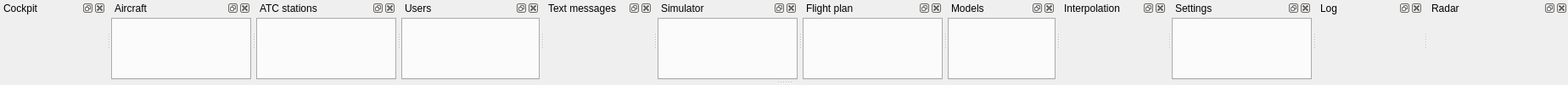
<?xml version="1.0" encoding="UTF-8"?>
<ui version="4.0">
 <class>CMainInfoAreaComponent</class>
 <widget class="QMainWindow" name="CMainInfoAreaComponent">
  <property name="windowTitle">
   <string>Main info area of swift</string>
  </property>
  <widget class="QWidget" name="qw_centralWidgetEmptyUsedAsPadding">
   <property name="enabled">
    <bool>false</bool>
   </property>
   <property name="maximumSize">
    <size>
     <width>0</width>
     <height>0</height>
    </size>
   </property>
  </widget>
  <widget class="swift::gui::CDockWidgetInfoArea" name="dwp_Cockpit">
   <property name="minimumSize">
    <size>
     <width>125</width>
     <height>33</height>
    </size>
   </property>
   <property name="features">
    <set>QDockWidget::DockWidgetClosable|QDockWidget::DockWidgetMovable|QDockWidget::DockWidgetFloatable</set>
   </property>
   <property name="allowedAreas">
    <set>Qt::NoDockWidgetArea</set>
   </property>
   <property name="windowTitle">
    <string>Cockpit</string>
   </property>
   <attribute name="dockWidgetArea">
    <number>4</number>
   </attribute>
   <widget class="QWidget" name="qw_CockpitOuter">
    <layout class="QVBoxLayout" name="vl_CockpitOuter">
     <property name="spacing">
      <number>0</number>
     </property>
     <property name="leftMargin">
      <number>0</number>
     </property>
     <property name="topMargin">
      <number>0</number>
     </property>
     <property name="rightMargin">
      <number>0</number>
     </property>
     <property name="bottomMargin">
      <number>0</number>
     </property>
     <item>
      <widget class="QFrame" name="fr_CockpitInner">
       <property name="frameShape">
        <enum>QFrame::NoFrame</enum>
       </property>
       <property name="frameShadow">
        <enum>QFrame::Plain</enum>
       </property>
       <property name="lineWidth">
        <number>0</number>
       </property>
       <layout class="QVBoxLayout" name="vl_CockpitInner">
        <property name="spacing">
         <number>0</number>
        </property>
        <property name="leftMargin">
         <number>0</number>
        </property>
        <property name="topMargin">
         <number>0</number>
        </property>
        <property name="rightMargin">
         <number>0</number>
        </property>
        <property name="bottomMargin">
         <number>0</number>
        </property>
        <item>
         <widget class="swift::gui::components::CCockpitComponent" name="comp_Cockpit" native="true"/>
        </item>
       </layout>
      </widget>
     </item>
    </layout>
   </widget>
  </widget>
  <widget class="swift::gui::CDockWidgetInfoArea" name="dwp_Aircraft">
   <property name="minimumSize">
    <size>
     <width>165</width>
     <height>66</height>
    </size>
   </property>
   <property name="features">
    <set>QDockWidget::DockWidgetClosable|QDockWidget::DockWidgetMovable|QDockWidget::DockWidgetFloatable</set>
   </property>
   <property name="allowedAreas">
    <set>Qt::NoDockWidgetArea</set>
   </property>
   <property name="windowTitle">
    <string>Aircraft</string>
   </property>
   <attribute name="dockWidgetArea">
    <number>4</number>
   </attribute>
   <widget class="QWidget" name="qw_AircraftOuter">
    <layout class="QVBoxLayout" name="vl_AircraftOuter">
     <property name="spacing">
      <number>0</number>
     </property>
     <property name="leftMargin">
      <number>0</number>
     </property>
     <property name="topMargin">
      <number>0</number>
     </property>
     <property name="rightMargin">
      <number>0</number>
     </property>
     <property name="bottomMargin">
      <number>0</number>
     </property>
     <item>
      <widget class="QFrame" name="fr_AircraftInner">
       <property name="frameShape">
        <enum>QFrame::NoFrame</enum>
       </property>
       <property name="frameShadow">
        <enum>QFrame::Raised</enum>
       </property>
       <property name="lineWidth">
        <number>0</number>
       </property>
       <layout class="QVBoxLayout" name="vl_AircraftInner">
        <property name="spacing">
         <number>0</number>
        </property>
        <property name="leftMargin">
         <number>0</number>
        </property>
        <property name="topMargin">
         <number>2</number>
        </property>
        <property name="rightMargin">
         <number>0</number>
        </property>
        <property name="bottomMargin">
         <number>0</number>
        </property>
        <item>
         <widget class="swift::gui::components::CAircraftComponent" name="comp_Aircraft"/>
        </item>
       </layout>
      </widget>
     </item>
    </layout>
   </widget>
  </widget>
  <widget class="swift::gui::CDockWidgetInfoArea" name="dwp_AtcStations">
   <property name="minimumSize">
    <size>
     <width>165</width>
     <height>66</height>
    </size>
   </property>
   <property name="floating">
    <bool>false</bool>
   </property>
   <property name="allowedAreas">
    <set>Qt::NoDockWidgetArea</set>
   </property>
   <property name="windowTitle">
    <string>ATC stations</string>
   </property>
   <attribute name="dockWidgetArea">
    <number>4</number>
   </attribute>
   <widget class="QWidget" name="qw_AtcStationsOuter">
    <property name="minimumSize">
     <size>
      <width>0</width>
      <height>0</height>
     </size>
    </property>
    <layout class="QVBoxLayout" name="vl_AtcStationsOuter">
     <property name="spacing">
      <number>0</number>
     </property>
     <property name="leftMargin">
      <number>0</number>
     </property>
     <property name="topMargin">
      <number>0</number>
     </property>
     <property name="rightMargin">
      <number>0</number>
     </property>
     <property name="bottomMargin">
      <number>0</number>
     </property>
     <item>
      <widget class="QFrame" name="fr_AtcStationsInner">
       <property name="frameShape">
        <enum>QFrame::NoFrame</enum>
       </property>
       <property name="frameShadow">
        <enum>QFrame::Plain</enum>
       </property>
       <property name="lineWidth">
        <number>0</number>
       </property>
       <layout class="QVBoxLayout" name="vl_AtcStationsInner">
        <property name="spacing">
         <number>0</number>
        </property>
        <property name="leftMargin">
         <number>0</number>
        </property>
        <property name="topMargin">
         <number>2</number>
        </property>
        <property name="rightMargin">
         <number>0</number>
        </property>
        <property name="bottomMargin">
         <number>0</number>
        </property>
        <item>
         <widget class="swift::gui::components::CAtcStationComponent" name="comp_AtcStations"/>
        </item>
       </layout>
      </widget>
     </item>
    </layout>
   </widget>
  </widget>
  <widget class="swift::gui::CDockWidgetInfoArea" name="dwp_Users">
   <property name="minimumSize">
    <size>
     <width>163</width>
     <height>64</height>
    </size>
   </property>
   <property name="allowedAreas">
    <set>Qt::NoDockWidgetArea</set>
   </property>
   <property name="windowTitle">
    <string>Users</string>
   </property>
   <attribute name="dockWidgetArea">
    <number>4</number>
   </attribute>
   <widget class="QWidget" name="qw_UsersOuter">
    <layout class="QVBoxLayout" name="vl_UsersOuter">
     <property name="spacing">
      <number>0</number>
     </property>
     <property name="leftMargin">
      <number>0</number>
     </property>
     <property name="topMargin">
      <number>0</number>
     </property>
     <property name="rightMargin">
      <number>0</number>
     </property>
     <property name="bottomMargin">
      <number>0</number>
     </property>
     <item>
      <widget class="QFrame" name="fr_UsersInner">
       <property name="frameShape">
        <enum>QFrame::NoFrame</enum>
       </property>
       <property name="frameShadow">
        <enum>QFrame::Plain</enum>
       </property>
       <property name="lineWidth">
        <number>0</number>
       </property>
       <layout class="QVBoxLayout" name="vl_UsersInner">
        <property name="spacing">
         <number>0</number>
        </property>
        <property name="leftMargin">
         <number>0</number>
        </property>
        <property name="topMargin">
         <number>2</number>
        </property>
        <property name="rightMargin">
         <number>0</number>
        </property>
        <property name="bottomMargin">
         <number>0</number>
        </property>
        <item>
         <widget class="swift::gui::components::CUserComponent" name="comp_Users"/>
        </item>
       </layout>
      </widget>
     </item>
    </layout>
   </widget>
  </widget>
  <widget class="swift::gui::CDockWidgetInfoArea" name="dwp_TextMessages">
   <property name="minimumSize">
    <size>
     <width>127</width>
     <height>50</height>
    </size>
   </property>
   <property name="allowedAreas">
    <set>Qt::NoDockWidgetArea</set>
   </property>
   <property name="windowTitle">
    <string>Text messages</string>
   </property>
   <attribute name="dockWidgetArea">
    <number>4</number>
   </attribute>
   <widget class="QWidget" name="qw_TextMessagesOuter">
    <layout class="QVBoxLayout" name="vl_TextMessagesOuter">
     <property name="spacing">
      <number>0</number>
     </property>
     <property name="leftMargin">
      <number>0</number>
     </property>
     <property name="topMargin">
      <number>2</number>
     </property>
     <property name="rightMargin">
      <number>0</number>
     </property>
     <property name="bottomMargin">
      <number>0</number>
     </property>
     <item>
      <widget class="swift::gui::components::CTextMessageComponent" name="comp_TextMessages">
       <property name="frameShape">
        <enum>QFrame::NoFrame</enum>
       </property>
       <property name="frameShadow">
        <enum>QFrame::Plain</enum>
       </property>
       <property name="lineWidth">
        <number>0</number>
       </property>
      </widget>
     </item>
    </layout>
   </widget>
  </widget>
  <widget class="swift::gui::CDockWidgetInfoArea" name="dwp_Simulator">
   <property name="minimumSize">
    <size>
     <width>165</width>
     <height>66</height>
    </size>
   </property>
   <property name="allowedAreas">
    <set>Qt::NoDockWidgetArea</set>
   </property>
   <property name="windowTitle">
    <string>Simulator</string>
   </property>
   <attribute name="dockWidgetArea">
    <number>4</number>
   </attribute>
   <widget class="QWidget" name="qw_SimulatorOuter">
    <layout class="QVBoxLayout" name="vl_SimulatorOuter">
     <property name="spacing">
      <number>0</number>
     </property>
     <property name="leftMargin">
      <number>0</number>
     </property>
     <property name="topMargin">
      <number>0</number>
     </property>
     <property name="rightMargin">
      <number>0</number>
     </property>
     <property name="bottomMargin">
      <number>0</number>
     </property>
     <item>
      <widget class="QFrame" name="fr_SimulatorInner">
       <property name="frameShape">
        <enum>QFrame::NoFrame</enum>
       </property>
       <property name="frameShadow">
        <enum>QFrame::Plain</enum>
       </property>
       <property name="lineWidth">
        <number>0</number>
       </property>
       <layout class="QVBoxLayout" name="vl_SimulatorInner">
        <property name="spacing">
         <number>0</number>
        </property>
        <property name="leftMargin">
         <number>0</number>
        </property>
        <property name="topMargin">
         <number>2</number>
        </property>
        <property name="rightMargin">
         <number>0</number>
        </property>
        <property name="bottomMargin">
         <number>0</number>
        </property>
        <item>
         <widget class="swift::gui::components::CSimulatorComponent" name="comp_Simulator"/>
        </item>
       </layout>
      </widget>
     </item>
    </layout>
   </widget>
  </widget>
  <widget class="swift::gui::CDockWidgetInfoArea" name="dwp_FlightPlan">
   <property name="minimumSize">
    <size>
     <width>165</width>
     <height>66</height>
    </size>
   </property>
   <property name="allowedAreas">
    <set>Qt::TopDockWidgetArea</set>
   </property>
   <property name="windowTitle">
    <string>Flight plan</string>
   </property>
   <attribute name="dockWidgetArea">
    <number>4</number>
   </attribute>
   <widget class="QWidget" name="qw_FlightPlanOuter">
    <layout class="QVBoxLayout" name="vl_FlightPlanOuter">
     <property name="leftMargin">
      <number>0</number>
     </property>
     <property name="topMargin">
      <number>0</number>
     </property>
     <property name="rightMargin">
      <number>0</number>
     </property>
     <property name="bottomMargin">
      <number>0</number>
     </property>
     <item>
      <widget class="QFrame" name="fr_FlightPlanInner">
       <layout class="QVBoxLayout" name="vl_FlightPlanInner">
        <property name="spacing">
         <number>0</number>
        </property>
        <property name="leftMargin">
         <number>0</number>
        </property>
        <property name="topMargin">
         <number>2</number>
        </property>
        <property name="rightMargin">
         <number>0</number>
        </property>
        <property name="bottomMargin">
         <number>0</number>
        </property>
        <item>
         <widget class="swift::gui::components::CFlightPlanComponent" name="comp_FlightPlan"/>
        </item>
       </layout>
      </widget>
     </item>
    </layout>
   </widget>
  </widget>
  <widget class="swift::gui::CDockWidgetInfoArea" name="dwp_Rendering">
   <property name="allowedAreas">
    <set>Qt::NoDockWidgetArea</set>
   </property>
   <property name="windowTitle">
    <string>Models</string>
   </property>
   <attribute name="dockWidgetArea">
    <number>4</number>
   </attribute>
   <widget class="QWidget" name="qw_RenderingOuter">
    <layout class="QVBoxLayout" name="vl_RenderingOuter">
     <property name="spacing">
      <number>0</number>
     </property>
     <property name="leftMargin">
      <number>0</number>
     </property>
     <property name="topMargin">
      <number>0</number>
     </property>
     <property name="rightMargin">
      <number>0</number>
     </property>
     <property name="bottomMargin">
      <number>0</number>
     </property>
     <item>
      <widget class="QFrame" name="fr_RenderingInner">
       <layout class="QVBoxLayout" name="vl_RenderingInner">
        <property name="spacing">
         <number>0</number>
        </property>
        <property name="leftMargin">
         <number>0</number>
        </property>
        <property name="topMargin">
         <number>2</number>
        </property>
        <property name="rightMargin">
         <number>0</number>
        </property>
        <property name="bottomMargin">
         <number>0</number>
        </property>
        <item>
         <widget class="swift::gui::components::CMappingComponent" name="comp_Mappings"/>
        </item>
       </layout>
      </widget>
     </item>
    </layout>
   </widget>
  </widget>
  <widget class="swift::gui::CDockWidgetInfoArea" name="dwp_Interpolation">
   <property name="allowedAreas">
    <set>Qt::NoDockWidgetArea</set>
   </property>
   <property name="windowTitle">
    <string>Interpolation</string>
   </property>
   <attribute name="dockWidgetArea">
    <number>4</number>
   </attribute>
   <widget class="QWidget" name="qw_InterpolationOuter">
    <layout class="QVBoxLayout" name="vl_InterpolationOuter">
     <property name="leftMargin">
      <number>0</number>
     </property>
     <property name="topMargin">
      <number>0</number>
     </property>
     <property name="rightMargin">
      <number>0</number>
     </property>
     <property name="bottomMargin">
      <number>0</number>
     </property>
     <item>
      <widget class="QFrame" name="fr_InterpolationInner">
       <layout class="QVBoxLayout" name="vl_InterpolationInner">
        <property name="leftMargin">
         <number>0</number>
        </property>
        <property name="topMargin">
         <number>2</number>
        </property>
        <property name="rightMargin">
         <number>0</number>
        </property>
        <property name="bottomMargin">
         <number>0</number>
        </property>
        <item>
         <widget class="swift::gui::components::CInterpolationComponent" name="comp_Interpolation">
          <property name="minimumSize">
           <size>
            <width>125</width>
            <height>0</height>
           </size>
          </property>
         </widget>
        </item>
       </layout>
      </widget>
     </item>
    </layout>
   </widget>
  </widget>
  <widget class="swift::gui::CDockWidgetInfoArea" name="dwp_Settings">
   <property name="minimumSize">
    <size>
     <width>165</width>
     <height>66</height>
    </size>
   </property>
   <property name="allowedAreas">
    <set>Qt::NoDockWidgetArea</set>
   </property>
   <property name="windowTitle">
    <string>Settings</string>
   </property>
   <attribute name="dockWidgetArea">
    <number>4</number>
   </attribute>
   <widget class="QWidget" name="qw_SettingsOuter">
    <layout class="QVBoxLayout" name="vl_SettingsOuter">
     <property name="spacing">
      <number>0</number>
     </property>
     <property name="leftMargin">
      <number>0</number>
     </property>
     <property name="topMargin">
      <number>0</number>
     </property>
     <property name="rightMargin">
      <number>0</number>
     </property>
     <property name="bottomMargin">
      <number>0</number>
     </property>
     <item>
      <widget class="QFrame" name="fr_SettingsInner">
       <property name="frameShape">
        <enum>QFrame::NoFrame</enum>
       </property>
       <property name="frameShadow">
        <enum>QFrame::Plain</enum>
       </property>
       <property name="lineWidth">
        <number>0</number>
       </property>
       <layout class="QVBoxLayout" name="vl_SettingsInner">
        <property name="spacing">
         <number>0</number>
        </property>
        <property name="leftMargin">
         <number>0</number>
        </property>
        <property name="topMargin">
         <number>2</number>
        </property>
        <property name="rightMargin">
         <number>0</number>
        </property>
        <property name="bottomMargin">
         <number>0</number>
        </property>
        <item>
         <widget class="swift::gui::components::CSettingsComponent" name="comp_Settings"/>
        </item>
       </layout>
      </widget>
     </item>
    </layout>
   </widget>
  </widget>
  <widget class="swift::gui::CDockWidgetInfoArea" name="dwp_Log">
   <property name="minimumSize">
    <size>
     <width>125</width>
     <height>70</height>
    </size>
   </property>
   <property name="allowedAreas">
    <set>Qt::NoDockWidgetArea</set>
   </property>
   <property name="windowTitle">
    <string>Log</string>
   </property>
   <attribute name="dockWidgetArea">
    <number>4</number>
   </attribute>
   <widget class="QWidget" name="qw_LogOuter">
    <layout class="QVBoxLayout" name="vl_LogOuter">
     <property name="spacing">
      <number>0</number>
     </property>
     <property name="leftMargin">
      <number>0</number>
     </property>
     <property name="topMargin">
      <number>0</number>
     </property>
     <property name="rightMargin">
      <number>0</number>
     </property>
     <property name="bottomMargin">
      <number>0</number>
     </property>
     <item>
      <widget class="QFrame" name="fr_LogInner">
       <layout class="QVBoxLayout" name="vl_LogInner">
        <property name="spacing">
         <number>0</number>
        </property>
        <property name="leftMargin">
         <number>0</number>
        </property>
        <property name="topMargin">
         <number>2</number>
        </property>
        <property name="rightMargin">
         <number>0</number>
        </property>
        <property name="bottomMargin">
         <number>0</number>
        </property>
        <item>
         <widget class="swift::gui::components::CLogComponent" name="comp_Log"/>
        </item>
       </layout>
      </widget>
     </item>
    </layout>
   </widget>
  </widget>
  <widget class="swift::gui::CDockWidgetInfoArea" name="dwp_Radar">
   <property name="minimumSize">
    <size>
     <width>165</width>
     <height>66</height>
    </size>
   </property>
   <property name="allowedAreas">
    <set>Qt::NoDockWidgetArea</set>
   </property>
   <property name="windowTitle">
    <string>Radar</string>
   </property>
   <attribute name="dockWidgetArea">
    <number>4</number>
   </attribute>
   <widget class="QWidget" name="qw_RadarOuter">
    <layout class="QVBoxLayout" name="vl_RadarOuter">
     <property name="spacing">
      <number>0</number>
     </property>
     <property name="leftMargin">
      <number>0</number>
     </property>
     <property name="topMargin">
      <number>0</number>
     </property>
     <property name="rightMargin">
      <number>0</number>
     </property>
     <property name="bottomMargin">
      <number>0</number>
     </property>
     <item>
      <widget class="QFrame" name="fr_RadarInner">
       <layout class="QVBoxLayout" name="vl_RadarInner">
        <property name="spacing">
         <number>0</number>
        </property>
        <property name="leftMargin">
         <number>0</number>
        </property>
        <property name="topMargin">
         <number>2</number>
        </property>
        <property name="rightMargin">
         <number>0</number>
        </property>
        <property name="bottomMargin">
         <number>0</number>
        </property>
        <item>
         <widget class="swift::gui::components::CRadarComponent" name="comp_Radar"/>
        </item>
       </layout>
      </widget>
     </item>
    </layout>
   </widget>
  </widget>
 </widget>
 <customwidgets>
  <customwidget>
   <class>swift::gui::CDockWidgetInfoArea</class>
   <extends>QDockWidget</extends>
   <header>gui/dockwidgetinfoarea.h</header>
   <container>1</container>
  </customwidget>
  <customwidget>
   <class>swift::gui::components::CAtcStationComponent</class>
   <extends>QTabWidget</extends>
   <header>gui/components/atcstationcomponent.h</header>
   <container>1</container>
  </customwidget>
  <customwidget>
   <class>swift::gui::components::CAircraftComponent</class>
   <extends>QTabWidget</extends>
   <header>gui/components/aircraftcomponent.h</header>
   <container>1</container>
  </customwidget>
  <customwidget>
   <class>swift::gui::components::CFlightPlanComponent</class>
   <extends>QTabWidget</extends>
   <header>gui/components/flightplancomponent.h</header>
   <container>1</container>
  </customwidget>
  <customwidget>
   <class>swift::gui::components::CUserComponent</class>
   <extends>QTabWidget</extends>
   <header>gui/components/usercomponent.h</header>
   <container>1</container>
  </customwidget>
  <customwidget>
   <class>swift::gui::components::CSettingsComponent</class>
   <extends>QTabWidget</extends>
   <header>gui/components/settingscomponent.h</header>
   <container>1</container>
  </customwidget>
  <customwidget>
   <class>swift::gui::components::CLogComponent</class>
   <extends>QFrame</extends>
   <header>gui/components/logcomponent.h</header>
   <container>1</container>
  </customwidget>
  <customwidget>
   <class>swift::gui::components::CSimulatorComponent</class>
   <extends>QTabWidget</extends>
   <header>gui/components/simulatorcomponent.h</header>
   <container>1</container>
  </customwidget>
  <customwidget>
   <class>swift::gui::components::CCockpitComponent</class>
   <extends>QWidget</extends>
   <header>gui/components/cockpitcomponent.h</header>
   <container>1</container>
  </customwidget>
  <customwidget>
   <class>swift::gui::components::CTextMessageComponent</class>
   <extends>QFrame</extends>
   <header>gui/components/textmessagecomponent.h</header>
   <container>1</container>
  </customwidget>
  <customwidget>
   <class>swift::gui::components::CMappingComponent</class>
   <extends>QTabWidget</extends>
   <header>gui/components/mappingcomponent.h</header>
   <container>1</container>
  </customwidget>
  <customwidget>
   <class>swift::gui::components::CInterpolationComponent</class>
   <extends>QFrame</extends>
   <header>gui/components/interpolationcomponent.h</header>
   <container>1</container>
  </customwidget>
  <customwidget>
   <class>swift::gui::components::CRadarComponent</class>
   <extends>QFrame</extends>
   <header>gui/components/radarcomponent.h</header>
   <container>1</container>
  </customwidget>
 </customwidgets>
 <resources/>
 <connections/>
</ui>
